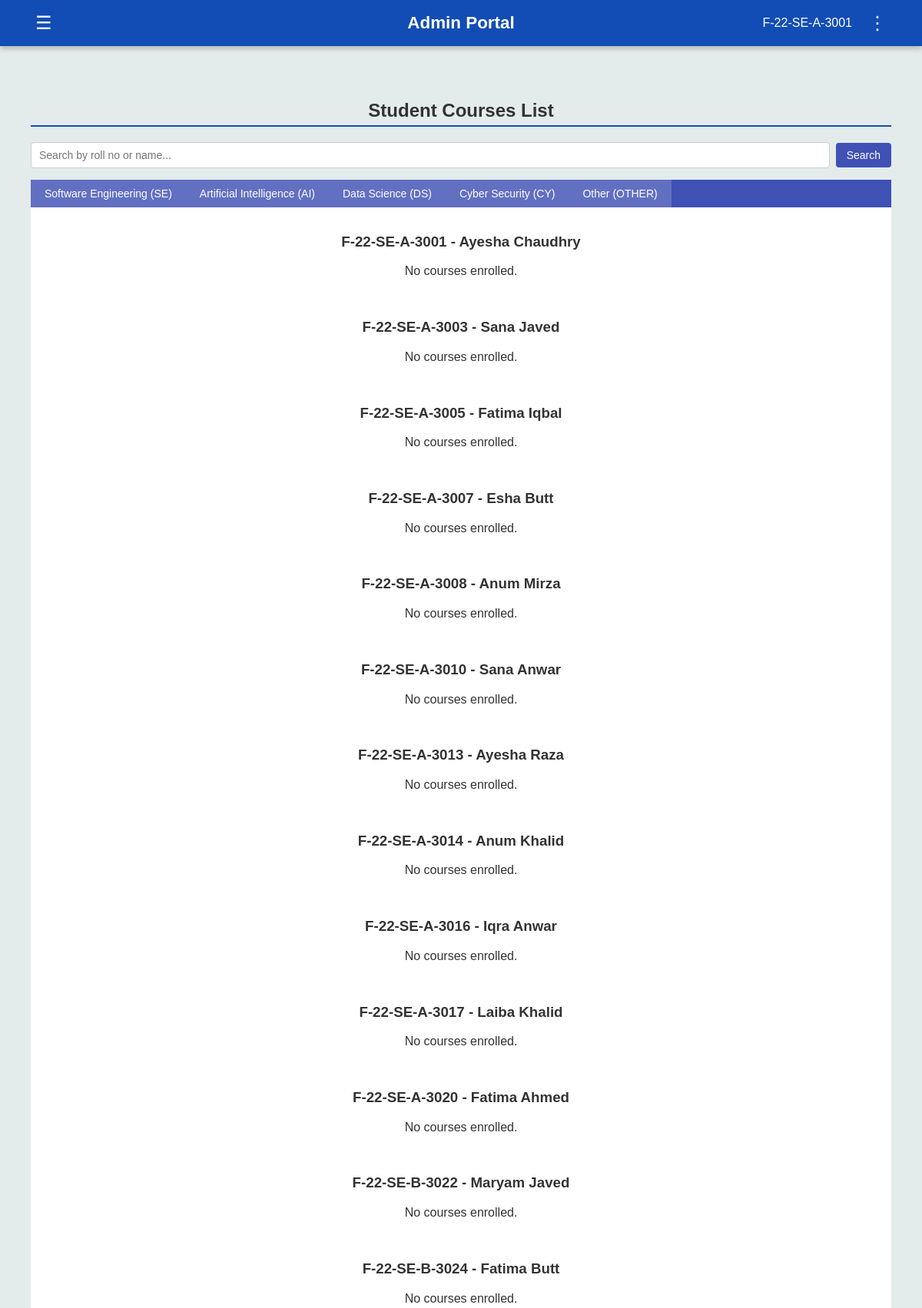
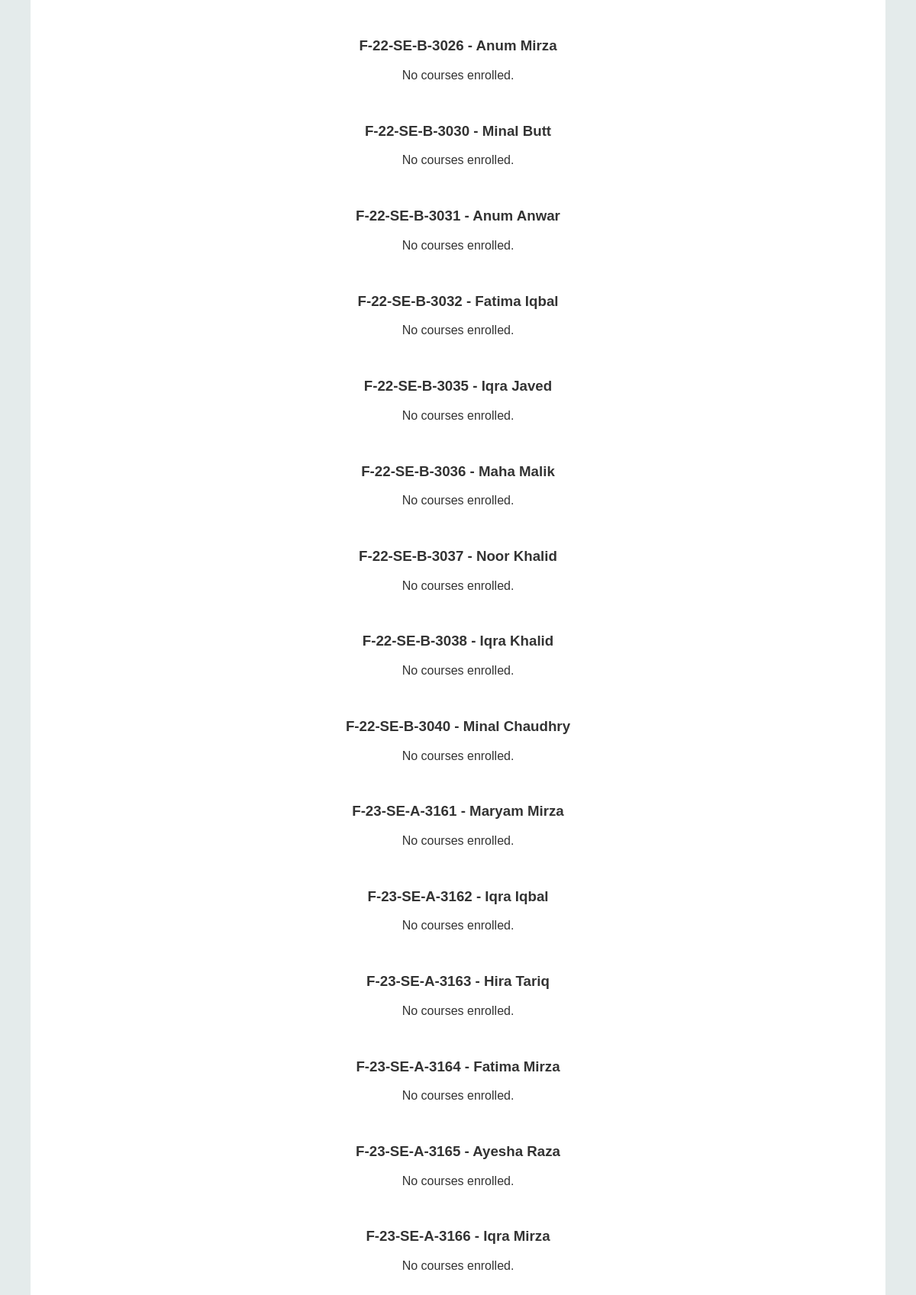
/admin/student-courses (signed in, upper part), run on the app's committed database (2 pictures, top to bottom).
### tables this page shows
CREATE TABLE students (
        Roll_No TEXT PRIMARY KEY,
        Name TEXT,
        Gender TEXT,
        DOB TEXT,
        CNIC TEXT,
        Email TEXT,
        Mobile_No TEXT,
        Current_Address TEXT,
        Permanent_Address TEXT,
        Home_Phone TEXT,
        Postal_Code TEXT,
        Password TEXT
    );

### app.py (the view, shortened to what this page needs)
@app.route("/admin/student-courses")
def admin_student_courses():
    if "user" not in session:
        return redirect(url_for("adminlogin"))
    search = request.args.get("q", "").strip().lower()
    conn = sqlite3.connect("flake.db")
    conn.row_factory = sqlite3.Row
    cur = conn.cursor()
    cur.execute("""
        SELECT
            s.Roll_No,
            s.Name AS Student_Name,
            c.Course_Code,
            c.Course_Name
        FROM students s
        LEFT JOIN enrollments e ON s.Roll_No = e.Roll_No
        LEFT JOIN courses c ON e.Course_Code = c.Course_Code
        ORDER BY s.Roll_No, c.Course_Code
    """)
    rows = cur.fetchall()
    conn.close()
    students = {}
    for r in rows:
        rn = r["Roll_No"]
        if rn not in students:
            students[rn] = {
                "name": r["Student_Name"],
                "courses": []
            }
        if r["Course_Code"]:
            students[rn]["courses"].append({
                "code": r["Course_Code"],
                "name": r["Course_Name"]
            })
    def get_degree_from_roll(roll_no):
        parts = roll_no.split("-")
        for p in parts:
            code = "".join(ch for ch in p if ch.isalpha()).upper()
            if code in ["SE", "AI", "DS", "CY"]:
                return code
        return "OTHER"
    tabs = {
        "SE": {"label": "Software Engineering", "students": []},
        "AI": {"label": "Artificial Intelligence", "students": []},
        "DS": {"label": "Data Science", "students": []},
        "CY": {"label": "Cyber Security", "students": []},
        "OTHER": {"label": "Other", "students": []},
    }
    for roll, info in students.items():
        dept = get_degree_from_roll(roll)
        if dept not in tabs:
            dept = "OTHER"
        tabs[dept]["students"].append({
            "roll": roll,
            "name": info["name"],
            "courses": info["courses"]
        })
    return render_template(
        "admin_student_courses.html",
        user=session.get("user"),
        tabs=tabs,
        q=search
    )

### templates/admin_student_courses.html (shortened to what this page needs)
{% extends "admin_dashboard.html" %}
{% block content %}
<section class="content-section">
  <h2>Student Courses List</h2>
  <form method="get" class="search-form">
    <input type="text" name="q" placeholder="Search by roll no or name..." value="{{ q or '' }}">
    <button type="submit">Search</button>
  </form>
  <div class="dept-tabs">
    {% set first = True %}
    {% for code, info in tabs.items() %}
      <button
        class="dept-tab-btn {% if first %}active{% endif %}"
        data-target="pane-{{ code }}"
      >
        {{ info.label }} ({{ code }})
      </button>
      {% set first = False %}
    {% endfor %}
  </div>
  <div class="dept-tab-content">
    {% set first = True %}
    {% for code, info in tabs.items() %}
      <div
        id="pane-{{ code }}"
        class="dept-tab-pane {% if first %}active{% endif %}"
      >
        {% if info.students %}
          {% for s in info.students %}
            <h3>{{ s.roll }} - {{ s.name }}</h3>
            {% if s.courses %}
              <table class="styled-table">
                <thead>
                  <tr>
                    <th>Course Code</th>
                    <th>Course Name</th>
                  </tr>
                </thead>
                <tbody>
                  {% for c in s.courses %}
                  <tr>
                    <td>{{ c.code }}</td>
                    <td>{{ c.name }}</td>
                  </tr>
                  {% endfor %}
                </tbody>
              </table>
            {% else %}
              <p>No courses enrolled.</p>
            {% endif %}
            <br>
          {% endfor %}
        {% else %}
          <p>No students found in this department.</p>
        {% endif %}
      </div>
      {% set first = False %}
    {% endfor %}
  </div>
</section>
{% endblock %}

### templates/admin_dashboard.html (shortened to what this page needs)
<!DOCTYPE html>
<html lang="en">
  <head>
    <link
      rel="stylesheet"
      href="{{ url_for('static', filename='portal_template.css') }}"
    />
    <link rel="stylesheet" href="https://cdnjs.cloudflare.com/ajax/libs/font-awesome/6.5.0/css/all.min.css">
  </head>
  <body>
    <header>
      <button class="left-btn" id="menuToggle">&#9776;</button>
      <h1 class="portal-title"><b>Admin Portal</b></h1>
      <div class="user-info">
        <span>{{ user }}</span>
        <button class="options-btn" id="optionsToggle">&#8942;</button>
      </div>
    </header>
    <main>
      {% block content %}{% endblock %}
    </main>
  </body>
</html>

### static/portal_template.css (style rules this page uses)
body { margin: 0; font-family: Arial, Helvetica, sans-serif; background-color: #E4EBEB; color: #333; }
header { background-color: #124DB5; display: flex; justify-content: space-between; align-items: center; padding: 15px 40px; color: white; box-shadow: 0 4px 6px rgba(0,0,0,0.2); position: relative; }
.left-btn, .options-btn { background: none; border: none; color: white; font-size: 24px; cursor: pointer; position: relative; }
.user-info { display: flex; align-items: center; gap: 15px; position: relative; }
main { padding: 40px; text-align: center; }
.portal-title { position: absolute; left: 50%; transform: translateX(-50%); font-size: 1.4rem; font-weight: bold; }
h2 { border-bottom: 2px solid #124DB5; padding-bottom: 5px; margin-top: 30px; }
.dept-tabs { display: flex; background-color: #3f51b5; border-radius: 0; overflow-x: auto; white-space: nowrap; }
.dept-tab-btn { border: none; padding: 10px 18px; cursor: pointer; background-color: transparent; color: #e0e0ff; font-size: 14px; outline: none; transition: background-color 0.2s ease; }
.dept-tab-btn.active { background-color: rgba(255, 255, 255, 0.18); color: #ffffff; }
.dept-tab-content { background-color: #ffffff; padding: 15px; }
.dept-tab-pane { display: none; }
.dept-tab-pane.active { display: block; }
.search-form { display: flex; align-items: center; gap: 8px; margin: 10px 0 15px 0; }
.search-form input[type="text"] { flex: 1; min-width: 220px; padding: 8px 10px; border-radius: 4px; border: 1px solid #ccc; font-size: 14px; }
.search-form button[type="submit"] { padding: 8px 14px; border: none; border-radius: 4px; background-color: #3f51b5; color: #ffffff; font-size: 14px; cursor: pointer; transition: background-color 0.2s ease; }

### data on the page
students: Roll_No "F-22-SE-A-3001", roll "F-22-SE-A-3001", name "Ayesha Chaudhry"
students: roll "F-22-SE-A-3003", name "Sana Javed"
students: roll "F-22-SE-A-3005", name "Fatima Iqbal"
students: roll "F-22-SE-A-3007", name "Esha Butt"
students: roll "F-22-SE-A-3008", name "Anum Mirza"
students: roll "F-22-SE-A-3010", name "Sana Anwar"
students: roll "F-22-SE-A-3013", name "Ayesha Raza"
students: roll "F-22-SE-A-3014", name "Anum Khalid"
students: roll "F-22-SE-A-3016", name "Iqra Anwar"
students: roll "F-22-SE-A-3017", name "Laiba Khalid"
students: roll "F-22-SE-A-3020", name "Fatima Ahmed"
students: roll "F-22-SE-B-3022", name "Maryam Javed"
students: roll "F-22-SE-B-3024", name "Fatima Butt"
students: roll "F-22-SE-B-3026", name "Anum Mirza"
students: roll "F-22-SE-B-3030", name "Minal Butt"
students: roll "F-22-SE-B-3031", name "Anum Anwar"
students: roll "F-22-SE-B-3032", name "Fatima Iqbal"
students: roll "F-22-SE-B-3035", name "Iqra Javed"
students: roll "F-22-SE-B-3036", name "Maha Malik"
students: roll "F-22-SE-B-3037", name "Noor Khalid"
students: roll "F-22-SE-B-3038", name "Iqra Khalid"
students: roll "F-22-SE-B-3040", name "Minal Chaudhry"
students: roll "F-23-SE-A-3161", name "Maryam Mirza"
students: roll "F-23-SE-A-3162", name "Iqra Iqbal"
students: roll "F-23-SE-A-3163", name "Hira Tariq"
students: roll "F-23-SE-A-3164", name "Fatima Mirza"
students: roll "F-23-SE-A-3165", name "Ayesha Raza"
students: roll "F-23-SE-A-3166", name "Iqra Mirza"

### other printed values
{{ info.label }} "Software Engineering" "Artificial Intelligence" "Data Science" "Cyber Security" "Other"
{{ code }} "SE" "AI" "DS" "CY" "OTHER"
